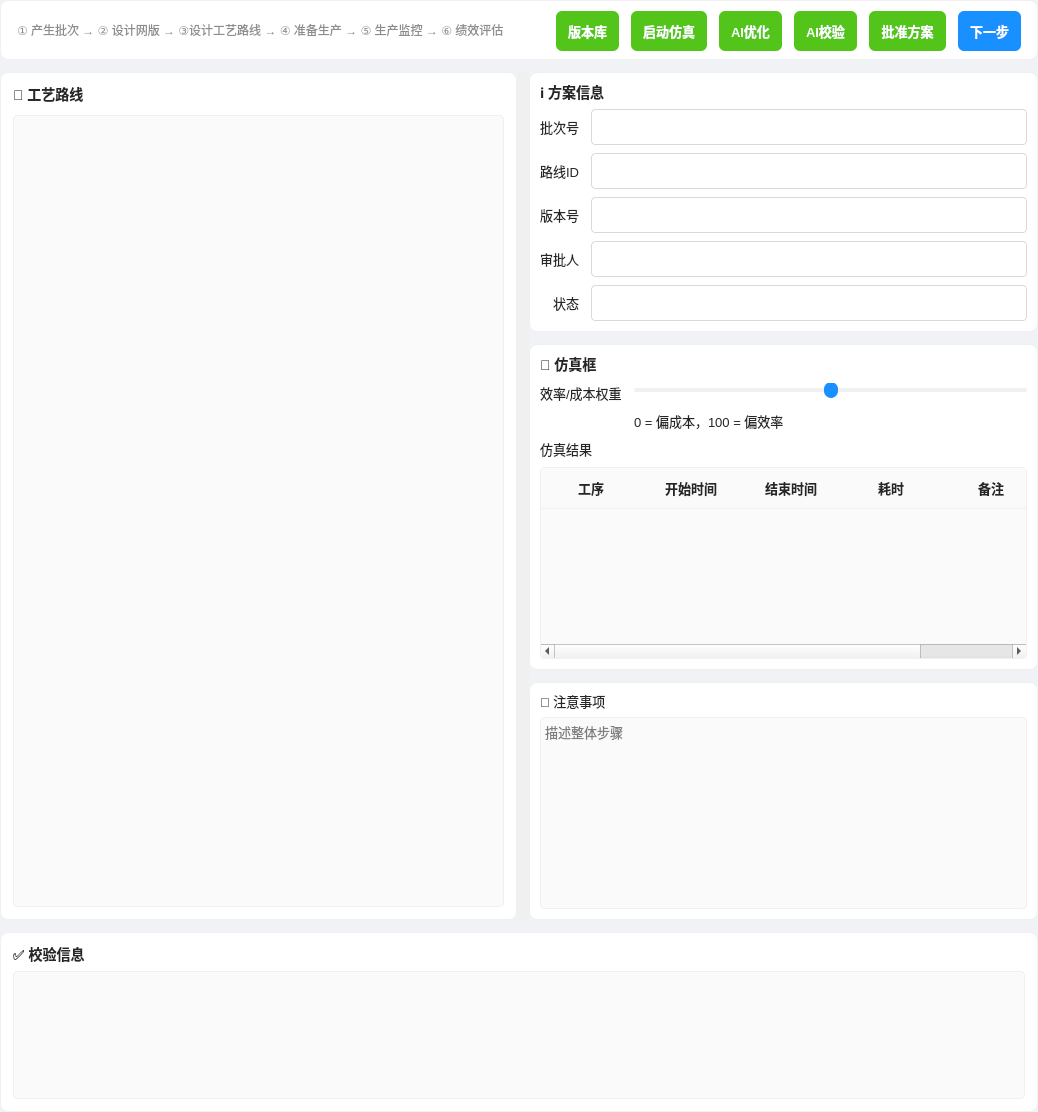
<?xml version="1.0" encoding="UTF-8"?>
<ui version="4.0">
  <class>ProcessRoutePage</class>
  <widget class="QWidget" name="ProcessRoutePage">
    <property name="styleSheet">
      <string>
        QWidget#ProcessRoutePage { background-color: #f0f2f5; }

        QPushButton {
          background-color: #ffffff;
          border: 1px solid #d9d9d9;
          border-radius: 6px;
          padding: 6px 12px;
          font-size: 13px;
          color: #333333;
          min-height: 28px;
          max-height: 36px;
        }
        QPushButton:hover { border-color: #40a9ff; color: #1890ff; background-color: #fafafa; }
        QPushButton:pressed { border-color: #1890ff; background-color: #f0f0f0; }

        QPushButton#btnVersionLib, QPushButton#btnStartSim, QPushButton#btnOptimize, QPushButton#btnValidate, QPushButton#btnApprove {
          background-color: #52c41a;
          border-color: #52c41a;
          color: #ffffff;
          border: none;
          font-weight: 600;
        }
        QPushButton#btnVersionLib:hover, QPushButton#btnStartSim:hover, QPushButton#btnOptimize:hover, QPushButton#btnValidate:hover, QPushButton#btnApprove:hover {
          background-color: #73d13d;
        }
        QPushButton#btnVersionLib:pressed, QPushButton#btnStartSim:pressed, QPushButton#btnOptimize:pressed, QPushButton#btnValidate:pressed, QPushButton#btnApprove:pressed {
          background-color: #389e0d;
        }

        QPushButton#btnNext {
          background-color: #1890ff;
          border-color: #1890ff;
          color: #ffffff;
          border: none;
          font-weight: 600;
        }
        QPushButton#btnNext:hover { background-color: #40a9ff; }
        QPushButton#btnNext:pressed { background-color: #096dd9; }

        QFrame#topBar, QFrame#canvasCard, QFrame#grpMeta, QFrame#grpSimulation, QFrame#grpConstraints, QFrame#validationCard {
          background-color: #ffffff;
          border: 1px solid #f0f0f0;
          border-radius: 8px;
        }

        QLabel { font-size: 13px; color: #262626; }
        QLabel#stepsLabel { font-size: 12px; color: #8c8c8c; }
        QLabel#lblCanvasTitle, QLabel#lblMetaTitle, QLabel#lblSimulationTitle, QLabel#lblConstraintsTitle, QLabel#lblValidationTitle {
          font-size: 14px; font-weight: 600; color: #262626;
        }

        QLineEdit, QSpinBox, QDoubleSpinBox, QComboBox {
          background-color: #ffffff;
          border: 1px solid #d9d9d9;
          border-radius: 4px;
          padding: 4px 8px;
          font-size: 13px;
          min-height: 26px;
          max-height: 32px;
        }
        QLineEdit:focus, QSpinBox:focus, QDoubleSpinBox:focus, QComboBox:focus { border-color: #1890ff; }

        QTextEdit, QGraphicsView, QTableWidget {
          background-color: #fafafa;
          border: 1px solid #f0f0f0;
          border-radius: 4px;
          font-size: 13px;
        }

        QTableWidget::item { padding: 8px; border-bottom: 1px solid #f0f0f0; }
        QTableWidget::item:selected { background-color: #e6f7ff; color: #1890ff; }
        QHeaderView::section {
          background-color: #fafafa;
          border: none;
          border-bottom: 1px solid #f0f0f0;
          padding: 8px;
          font-weight: 600;
          font-size: 13px;
          color: #262626;
        }

        QSlider::groove:horizontal {
          background-color: #f0f0f0;
          height: 4px;
          border-radius: 2px;
        }
        QSlider::handle:horizontal {
          background-color: #1890ff;
          width: 14px;
          margin: -6px 0;
          border-radius: 7px;
        }

        QSplitter::handle { background-color: #f0f0f0; width: 12px; }
        QSplitter::handle:hover { background-color: #1890ff; }
      </string>
    </property>

    <layout class="QVBoxLayout" name="mainLayout">
      <property name="spacing"><number>12</number></property>
      <property name="leftMargin"><number>0</number></property>
      <property name="topMargin"><number>0</number></property>
      <property name="rightMargin"><number>0</number></property>
      <property name="bottomMargin"><number>0</number></property>

      <!-- 1) 控制栏 -->
      <item>
        <widget class="QFrame" name="topBar">
          <property name="frameShape"><enum>QFrame::NoFrame</enum></property>
          <property name="maximumSize"><size><width>16777215</width><height>60</height></size></property>
          <layout class="QHBoxLayout" name="topBarLayout">
            <property name="leftMargin"><number>16</number></property>
            <property name="topMargin"><number>10</number></property>
            <property name="rightMargin"><number>16</number></property>
            <property name="bottomMargin"><number>10</number></property>
            <property name="spacing"><number>12</number></property>

            <item>
              <widget class="QLabel" name="stepsLabel">
                <property name="text">
                  <string>① 产生批次 → ② 设计网版 → ③设计工艺路线 → ④ 准备生产 → ⑤ 生产监控 → ⑥ 绩效评估</string>
                </property>
              </widget>
            </item>

            <item>
              <spacer name="topSpacer">
                <property name="orientation"><enum>Qt::Horizontal</enum></property>
                <property name="sizeHint" stdset="0"><size><width>40</width><height>20</height></size></property>
              </spacer>
            </item>

            <item><widget class="QPushButton" name="btnVersionLib"><property name="text"><string>版本库</string></property></widget></item>
            <item><widget class="QPushButton" name="btnStartSim"><property name="text"><string>启动仿真</string></property></widget></item>
            <item><widget class="QPushButton" name="btnOptimize"><property name="text"><string>AI优化</string></property></widget></item>
            <item><widget class="QPushButton" name="btnValidate"><property name="text"><string>AI校验</string></property></widget></item>
            <item><widget class="QPushButton" name="btnApprove"><property name="text"><string>批准方案</string></property></widget></item>
            <item><widget class="QPushButton" name="btnNext"><property name="text"><string>下一步</string></property></widget></item>
          </layout>
        </widget>
      </item>

      <!-- 2) 工作区域：左右均分 -->
      <item>
        <widget class="QSplitter" name="bodySplitter">
          <property name="orientation"><enum>Qt::Horizontal</enum></property>
          <property name="childrenCollapsible"><bool>false</bool></property>
          <property name="handleWidth"><number>12</number></property>

          <!-- 左栏：工艺路线数字孪生体 -->
          <widget class="QFrame" name="canvasCard">
            <property name="frameShape"><enum>QFrame::NoFrame</enum></property>
            <property name="sizePolicy">
              <sizepolicy hsizetype="Expanding" vsizetype="Expanding">
                <horstretch>1</horstretch><verstretch>1</verstretch>
              </sizepolicy>
            </property>
            <layout class="QVBoxLayout" name="canvasLayout">
              <property name="leftMargin"><number>12</number></property>
              <property name="topMargin"><number>10</number></property>
              <property name="rightMargin"><number>12</number></property>
              <property name="bottomMargin"><number>12</number></property>
              <property name="spacing"><number>10</number></property>
              <item>
                <widget class="QLabel" name="lblCanvasTitle">
                  <property name="text"><string>🧩 工艺路线</string></property>
                </widget>
              </item>
              <item>
                <widget class="QGraphicsView" name="graphicsDigitalTwin"/>
              </item>
            </layout>
          </widget>

          <!-- 右栏：元信息 + 仿真 + 约束 -->
          <widget class="QWidget" name="rightPane">
            <property name="sizePolicy">
              <sizepolicy hsizetype="Expanding" vsizetype="Expanding">
                <horstretch>1</horstretch><verstretch>1</verstretch>
              </sizepolicy>
            </property>
            <layout class="QVBoxLayout" name="rightPaneLayout">
              <property name="spacing"><number>12</number></property>
              <property name="leftMargin"><number>0</number></property>
              <property name="topMargin"><number>0</number></property>
              <property name="rightMargin"><number>0</number></property>
              <property name="bottomMargin"><number>0</number></property>

              <item>
                <widget class="QFrame" name="grpMeta">
                  <property name="frameShape"><enum>QFrame::NoFrame</enum></property>
                  <layout class="QVBoxLayout" name="metaLayout">
                    <property name="leftMargin"><number>10</number></property>
                    <property name="topMargin"><number>8</number></property>
                    <property name="rightMargin"><number>10</number></property>
                    <property name="bottomMargin"><number>10</number></property>
                    <item><widget class="QLabel" name="lblMetaTitle"><property name="text"><string>ℹ️ 方案信息</string></property></widget></item>
                    <item>
                      <layout class="QFormLayout" name="formMeta">
                        <property name="labelAlignment"><set>Qt::AlignRight|Qt::AlignVCenter</set></property>
                        <property name="horizontalSpacing"><number>12</number></property>
                        <property name="verticalSpacing"><number>8</number></property>

                        <item row="0" column="0"><widget class="QLabel" name="lblBatchNo"><property name="text"><string>批次号</string></property></widget></item>
                        <item row="0" column="1"><widget class="QLineEdit" name="txtBatchNo"><property name="readOnly"><bool>true</bool></property></widget></item>

                        <item row="1" column="0"><widget class="QLabel" name="lblRouteId"><property name="text"><string>路线ID</string></property></widget></item>
                        <item row="1" column="1"><widget class="QLineEdit" name="txtRouteId"><property name="readOnly"><bool>true</bool></property></widget></item>

                        <item row="2" column="0"><widget class="QLabel" name="lblRouteVer"><property name="text"><string>版本号</string></property></widget></item>
                        <item row="2" column="1"><widget class="QLineEdit" name="txtRouteVer"><property name="readOnly"><bool>true</bool></property></widget></item>

                        <item row="3" column="0"><widget class="QLabel" name="lblApprover"><property name="text"><string>审批人</string></property></widget></item>
                        <item row="3" column="1"><widget class="QLineEdit" name="txtApprover"><property name="readOnly"><bool>true</bool></property></widget></item>

                        <item row="4" column="0"><widget class="QLabel" name="lblStatus"><property name="text"><string>状态</string></property></widget></item>
                        <item row="4" column="1"><widget class="QLineEdit" name="txtStatus"><property name="readOnly"><bool>true</bool></property></widget></item>
                      </layout>
                    </item>
                  </layout>
                </widget>
              </item>

              <item>
                <widget class="QFrame" name="grpSimulation">
                  <property name="frameShape"><enum>QFrame::NoFrame</enum></property>
                  <layout class="QVBoxLayout" name="simulationLayout">
                    <property name="leftMargin"><number>10</number></property>
                    <property name="topMargin"><number>8</number></property>
                    <property name="rightMargin"><number>10</number></property>
                    <property name="bottomMargin"><number>10</number></property>
                    <property name="spacing"><number>8</number></property>

                    <item><widget class="QLabel" name="lblSimulationTitle"><property name="text"><string>🧪 仿真框</string></property></widget></item>

                    <item>
                      <layout class="QFormLayout" name="formWeights">
                        <property name="labelAlignment"><set>Qt::AlignRight|Qt::AlignVCenter</set></property>
                        <property name="horizontalSpacing"><number>12</number></property>
                        <property name="verticalSpacing"><number>8</number></property>

                        <item row="0" column="0">
                          <widget class="QLabel" name="lblEfficiencyCostBalance">
                            <property name="text"><string>效率/成本权重</string></property>
                          </widget>
                        </item>
                        <item row="0" column="1">
                          <widget class="QSlider" name="sliderEfficiencyCostBalance">
                            <property name="orientation"><enum>Qt::Horizontal</enum></property>
                            <property name="minimum"><number>0</number></property>
                            <property name="maximum"><number>100</number></property>
                            <property name="value"><number>50</number></property>
                          </widget>
                        </item>

                        <item row="1" column="1">
                          <widget class="QLabel" name="lblEfficiencyCostHint">
                            <property name="text"><string>0 = 偏成本，100 = 偏效率</string></property>
                          </widget>
                        </item>
                      </layout>
                    </item>

                    <item>
                      <widget class="QLabel" name="lblSimResultHint">
                        <property name="text"><string>仿真结果</string></property>
                      </widget>
                    </item>

                    <item>
                      <widget class="QTableWidget" name="tblSimulationResult">
                        <property name="columnCount"><number>5</number></property>
                        <property name="rowCount"><number>0</number></property>
                        <property name="alternatingRowColors"><bool>true</bool></property>
                        <property name="selectionBehavior"><enum>QAbstractItemView::SelectRows</enum></property>
                        <attribute name="horizontalHeaderStretchLastSection"><bool>true</bool></attribute>
                        <column><property name="text"><string>工序</string></property></column>
                        <column><property name="text"><string>开始时间</string></property></column>
                        <column><property name="text"><string>结束时间</string></property></column>
                        <column><property name="text"><string>耗时</string></property></column>
                        <column><property name="text"><string>备注</string></property></column>
                      </widget>
                    </item>
                  </layout>
                </widget>
              </item>

              <item>
                <widget class="QFrame" name="grpConstraints">
                  <property name="frameShape"><enum>QFrame::NoFrame</enum></property>
                  <layout class="QVBoxLayout" name="constraintsLayout">
                    <property name="leftMargin"><number>10</number></property>
                    <property name="topMargin"><number>8</number></property>
                    <property name="rightMargin"><number>10</number></property>
                    <property name="bottomMargin"><number>10</number></property>
                    <item><widget class="QLabel" name="lblPrecautionTitle"><property name="text"><string>🔐 注意事项</string></property></widget></item>
                    <item>
                      <widget class="QTextEdit" name="txtPrecaution">
                        <property name="placeholderText"><string>描述整体步骤</string></property>
                      </widget>
                    </item>
                  </layout>
                </widget>
              </item>

            </layout>
          </widget>
        </widget>
      </item>

      <!-- 3) 校验信息框 -->
      <item>
        <widget class="QFrame" name="validationCard">
          <property name="frameShape"><enum>QFrame::NoFrame</enum></property>
          <property name="minimumSize"><size><width>0</width><height>120</height></size></property>
          <property name="maximumSize"><size><width>16777215</width><height>180</height></size></property>
          <layout class="QVBoxLayout" name="validationLayout">
            <property name="leftMargin"><number>12</number></property>
            <property name="topMargin"><number>10</number></property>
            <property name="rightMargin"><number>12</number></property>
            <property name="bottomMargin"><number>12</number></property>
            <item><widget class="QLabel" name="lblValidationTitle"><property name="text"><string>✅ 校验信息</string></property></widget></item>
            <item>
              <widget class="QTextEdit" name="txtValidationInfo">
                <property name="readOnly"><bool>true</bool></property>
              </widget>
            </item>
          </layout>
        </widget>
      </item>

    </layout>
  </widget>

  <resources/>
  <connections/>
</ui>
